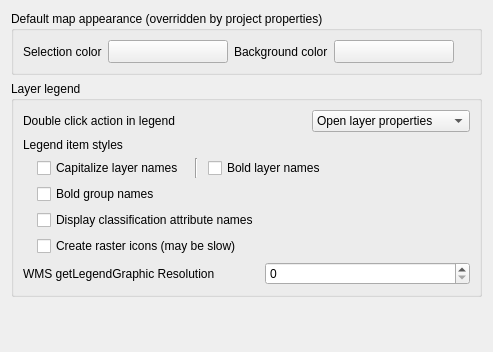
             <widget class="QWidget" name="mOptionsScrollAreaContents_06">
              <property name="geometry">
               <rect>
                <x>0</x>
                <y>0</y>
                <width>493</width>
                <height>352</height>
               </rect>
              </property>
              <layout class="QVBoxLayout" name="verticalLayout_25">
               <item>
                <widget class="QgsCollapsibleGroupBox" name="groupBox_9">
                 <property name="title">
                  <string>Default map appearance (overridden by project properties)</string>
                 </property>
                 <layout class="QGridLayout" name="gridLayout_7">
                  <item row="0" column="4">
                   <widget class="QgsColorButton" name="pbnCanvasColor">
                    <property name="sizePolicy">
                     <sizepolicy hsizetype="Fixed" vsizetype="Fixed">
                      <horstretch>0</horstretch>
                      <verstretch>0</verstretch>
                     </sizepolicy>
                    </property>
                    <property name="minimumSize">
                     <size>
                      <width>120</width>
                      <height>0</height>
                     </size>
                    </property>
                    <property name="maximumSize">
                     <size>
                      <width>120</width>
                      <height>16777215</height>
                     </size>
                    </property>
                    <property name="text">
                     <string/>
                    </property>
                   </widget>
                  </item>
                  <item row="0" column="6">
                   <spacer name="horizontalSpacer_28">
                    <property name="orientation">
                     <enum>Qt::Horizontal</enum>
                    </property>
                    <property name="sizeHint" stdset="0">
                     <size>
                      <width>40</width>
                      <height>20</height>
                     </size>
                    </property>
                   </spacer>
                  </item>
                  <item row="0" column="3">
                   <widget class="QLabel" name="label">
                    <property name="sizePolicy">
                     <sizepolicy hsizetype="Maximum" vsizetype="Preferred">
                      <horstretch>0</horstretch>
                      <verstretch>0</verstretch>
                     </sizepolicy>
                    </property>
                    <property name="text">
                     <string>Background color</string>
                    </property>
                   </widget>
                  </item>
                  <item row="0" column="0">
                   <widget class="QLabel" name="textLabel1_9">
                    <property name="sizePolicy">
                     <sizepolicy hsizetype="Maximum" vsizetype="Preferred">
                      <horstretch>0</horstretch>
                      <verstretch>0</verstretch>
                     </sizepolicy>
                    </property>
                    <property name="text">
                     <string>Selection color</string>
                    </property>
                   </widget>
                  </item>
                  <item row="0" column="1">
                   <widget class="QgsColorButton" name="pbnSelectionColor">
                    <property name="sizePolicy">
                     <sizepolicy hsizetype="Fixed" vsizetype="Fixed">
                      <horstretch>0</horstretch>
                      <verstretch>0</verstretch>
                     </sizepolicy>
                    </property>
                    <property name="minimumSize">
                     <size>
                      <width>120</width>
                      <height>0</height>
                     </size>
                    </property>
                    <property name="maximumSize">
                     <size>
                      <width>120</width>
                      <height>16777215</height>
                     </size>
                    </property>
                    <property name="text">
                     <string/>
                    </property>
                   </widget>
                  </item>
                 </layout>
                </widget>
               </item>
               <item>
                <widget class="QgsCollapsibleGroupBox" name="mLegendGrpBx">
                 <property name="minimumSize">
                  <size>
                   <width>0</width>
                   <height>0</height>
                  </size>
                 </property>
                 <property name="title">
                  <string>Layer legend</string>
                 </property>
                 <layout class="QVBoxLayout" name="verticalLayout_21">
                  <item>
                   <layout class="QHBoxLayout" name="horizontalLayout_8">
                    <item>
                     <widget class="QLabel" name="label_15">
                      <property name="text">
                       <string>Double click action in legend</string>
                      </property>
                     </widget>
                    </item>
                    <item>
                     <spacer name="horizontalSpacer_6">
                      <property name="orientation">
                       <enum>Qt::Horizontal</enum>
                      </property>
                      <property name="sizeHint" stdset="0">
                       <size>
                        <width>40</width>
                        <height>20</height>
                       </size>
                      </property>
                     </spacer>
                    </item>
                    <item>
                     <widget class="QComboBox" name="cmbLegendDoubleClickAction">
                      <item>
                       <property name="text">
                        <string>Open layer properties</string>
                       </property>
                      </item>
                      <item>
                       <property name="text">
                        <string>Open attribute table</string>
                       </property>
                      </item>
                      <item>
                       <property name="text">
                        <string>Open layer styling dock</string>
                       </property>
                      </item>
                     </widget>
                    </item>
                   </layout>
                  </item>
                  <item>
                   <layout class="QGridLayout" name="gridLayout_3">
                    <item row="1" column="2">
                     <widget class="Line" name="line_4">
                      <property name="minimumSize">
                       <size>
                        <width>12</width>
                        <height>0</height>
                       </size>
                      </property>
                      <property name="orientation">
                       <enum>Qt::Vertical</enum>
                      </property>
                     </widget>
                    </item>
                    <item row="1" column="0">
                     <spacer name="horizontalSpacer_34">
                      <property name="orientation">
                       <enum>Qt::Horizontal</enum>
                      </property>
                      <property name="sizeType">
                       <enum>QSizePolicy::Fixed</enum>
                      </property>
                      <property name="sizeHint" stdset="0">
                       <size>
                        <width>8</width>
                        <height>1</height>
                       </size>
                      </property>
                     </spacer>
                    </item>
                    <item row="1" column="1">
                     <widget class="QCheckBox" name="capitalizeCheckBox">
                      <property name="sizePolicy">
                       <sizepolicy hsizetype="Maximum" vsizetype="Fixed">
                        <horstretch>0</horstretch>
                        <verstretch>0</verstretch>
                       </sizepolicy>
                      </property>
                      <property name="text">
                       <string>Capitalize layer names</string>
                      </property>
                     </widget>
                    </item>
                    <item row="1" column="3">
                     <widget class="QCheckBox" name="mLegendLayersBoldChkBx">
                      <property name="sizePolicy">
                       <sizepolicy hsizetype="Minimum" vsizetype="Fixed">
                        <horstretch>0</horstretch>
                        <verstretch>0</verstretch>
                       </sizepolicy>
                      </property>
                      <property name="text">
                       <string>Bold layer names</string>
                      </property>
                     </widget>
                    </item>
                    <item row="3" column="1" colspan="3">
                     <widget class="QCheckBox" name="cbxLegendClassifiers">
                      <property name="text">
                       <string>Display classification attribute names</string>
                      </property>
                     </widget>
                    </item>
                    <item row="2" column="1" colspan="3">
                     <widget class="QCheckBox" name="mLegendGroupsBoldChkBx">
                      <property name="text">
                       <string>Bold group names</string>
                      </property>
                     </widget>
                    </item>
                    <item row="4" column="1" colspan="3">
                     <widget class="QCheckBox" name="cbxCreateRasterLegendIcons">
                      <property name="text">
                       <string>Create raster icons (may be slow)</string>
                      </property>
                     </widget>
                    </item>
                    <item row="0" column="0" colspan="4">
                     <widget class="QLabel" name="label_53">
                      <property name="sizePolicy">
                       <sizepolicy hsizetype="Minimum" vsizetype="Preferred">
                        <horstretch>0</horstretch>
                        <verstretch>0</verstretch>
                       </sizepolicy>
                      </property>
                      <property name="text">
                       <string>Legend item styles</string>
                      </property>
                     </widget>
                    </item>
                   </layout>
                  </item>
                  <item>
                   <layout class="QHBoxLayout" name="horizontalLayout_34">
                    <item>
                     <widget class="QLabel" name="label_58">
                      <property name="text">
                       <string>WMS getLegendGraphic Resolution</string>
                      </property>
                     </widget>
                    </item>
                    <item>
                     <spacer name="horizontalSpacer_39">
                      <property name="orientation">
                       <enum>Qt::Horizontal</enum>
                      </property>
                      <property name="sizeType">
                       <enum>QSizePolicy::Preferred</enum>
                      </property>
                      <property name="sizeHint" stdset="0">
                       <size>
                        <width>30</width>
                        <height>20</height>
                       </size>
                      </property>
                     </spacer>
                    </item>
                    <item>
                     <widget class="QSpinBox" name="mLegendGraphicResolutionSpinBox">
                      <property name="toolTip">
                       <string extracomment="MAP_RESOLUTION or DPI value overloading getMap default value (set 0 to use default)"/>
                      </property>
                      <property name="whatsThis">
                       <string extracomment="MAP_RESOLUTION or DPI value overloading getMap default value (set 0 to use default)"/>
                      </property>
                      <property name="minimum">
                       <number>0</number>
                      </property>
                      <property name="maximum">
                       <number>1000000</number>
                      </property>
                     </widget>
                    </item>
                   </layout>
                  </item>
                 </layout>
                </widget>
               </item>
               <item>
                <spacer>
                 <property name="orientation">
                  <enum>Qt::Vertical</enum>
                 </property>
                 <property name="sizeHint" stdset="0">
                  <size>
                   <width>20</width>
                   <height>40</height>
                  </size>
                 </property>
                </spacer>
               </item>
              </layout>
             </widget>
